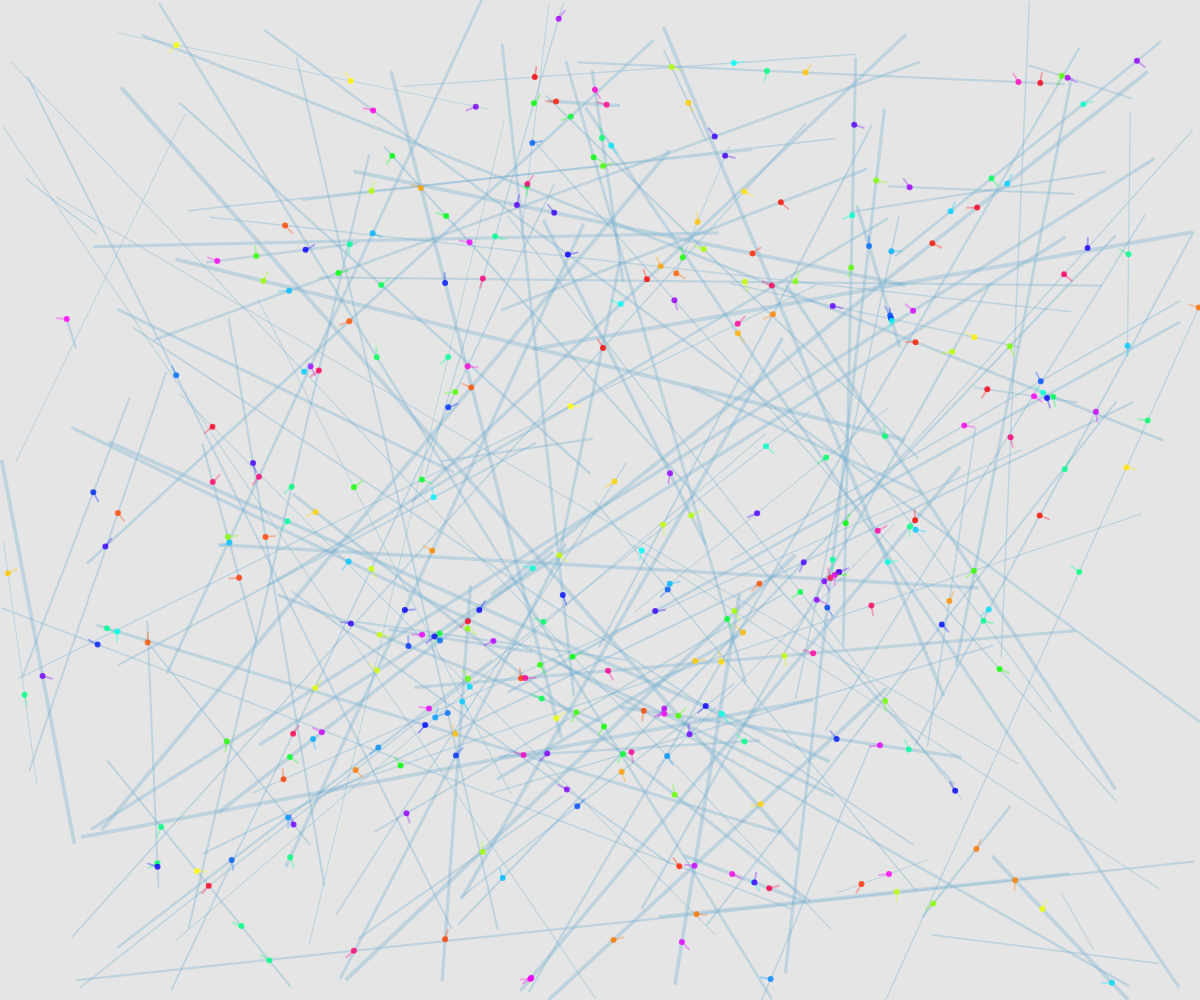
Frame 1 (no input)
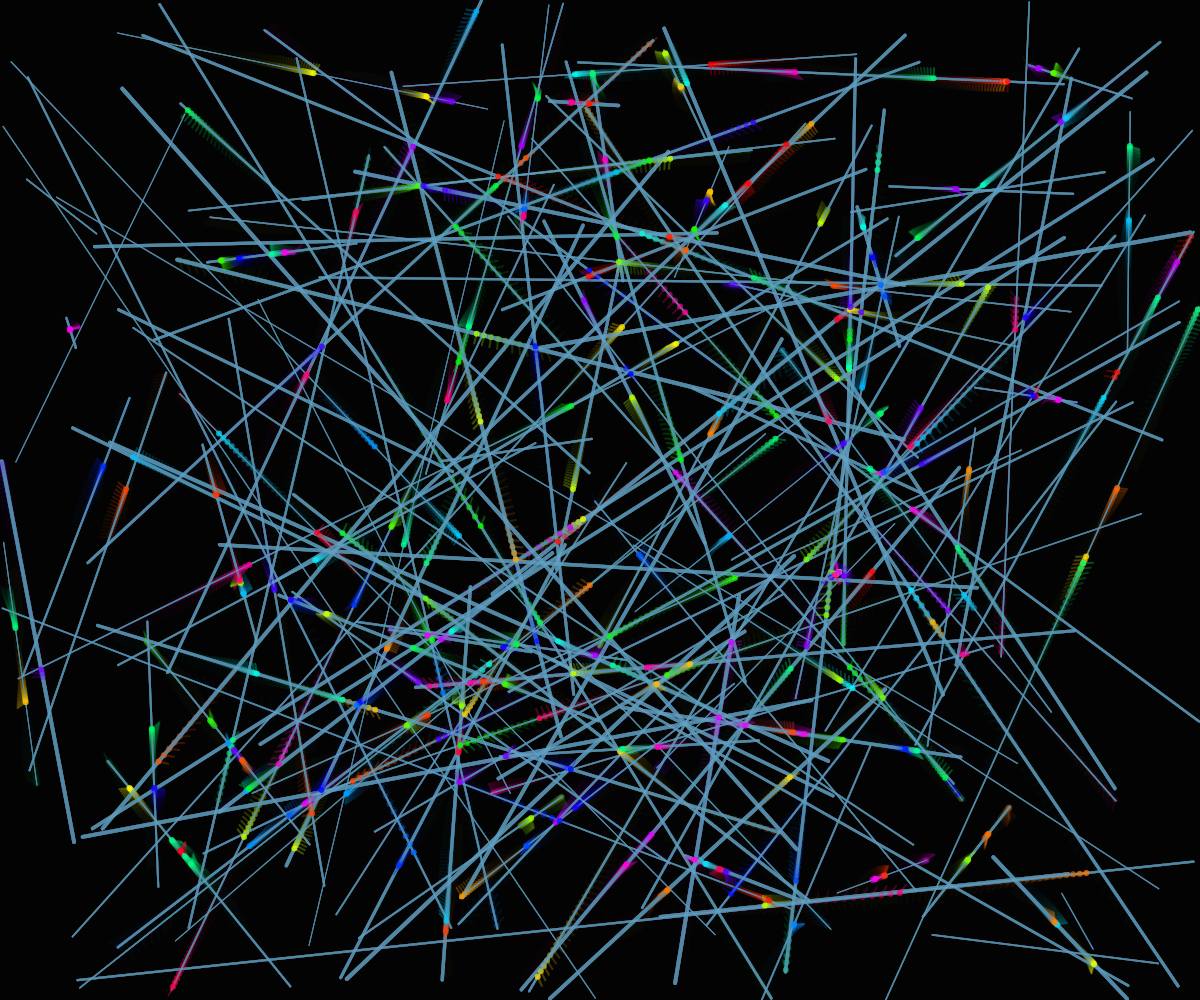
Frame 60 (no input)
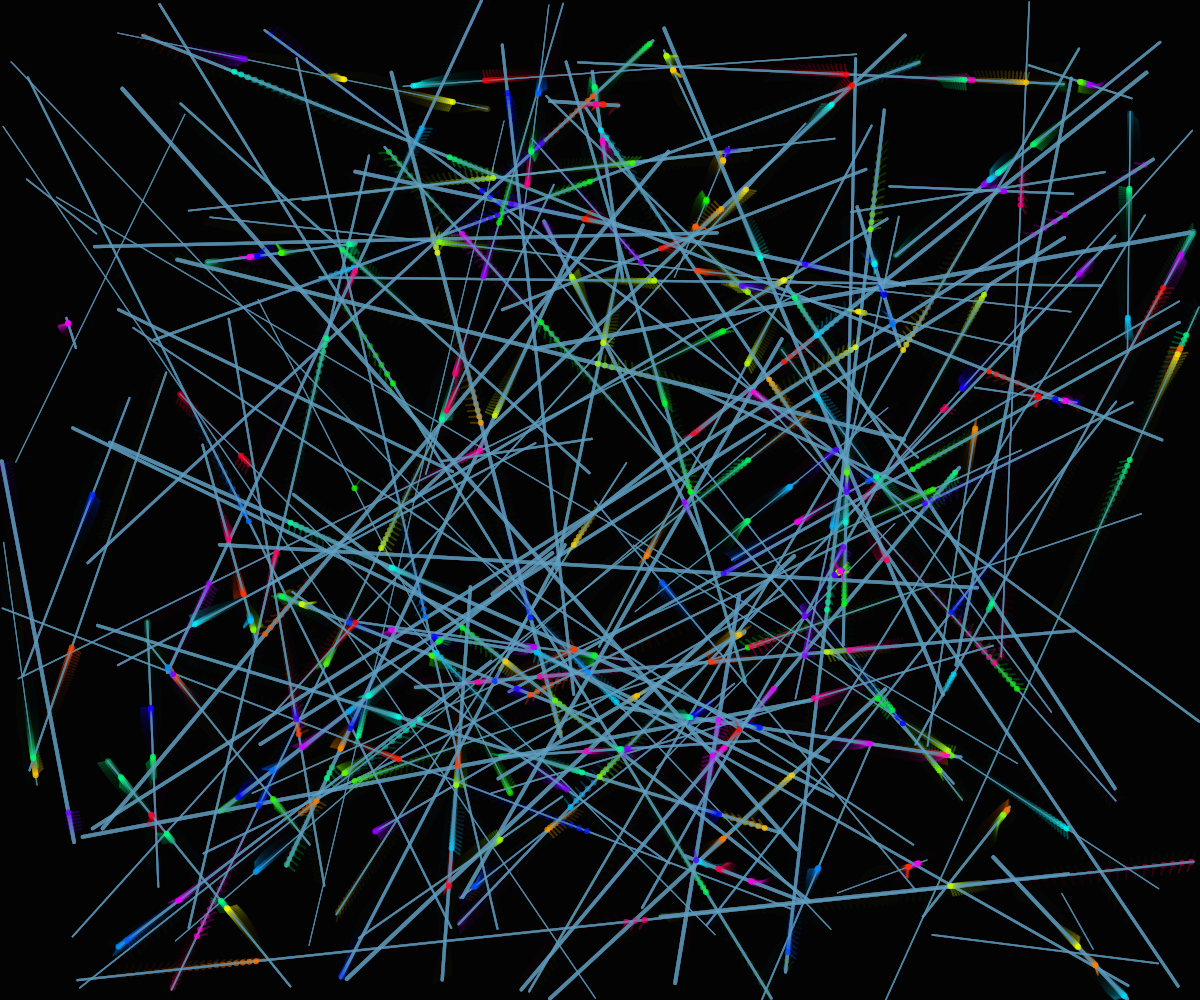
Frame 120 (the mouse pressed at the canvas centre since frame 60)

The p5.js sketch that drew these frames (run headless with seeded random() and noise() and a simulated clock; from frame 60 on, the mouse is pressed at the canvas centre):

// p5.js sketch
// ── sketch.js
let cables = [];
let streams = [];
let numCables = 150;
let numStreams = 300;

function setup() {
  createCanvas(windowWidth, windowHeight);
  colorMode(HSB, 360, 100, 100, 1);
  
  // Create cables
  for (let i = 0; i < numCables; i++) {
    let start = createVector(random(width), random(height));
    let end = createVector(random(width), random(height));
    let thickness = random(1, 4);
    cables.push({
      start: start,
      end: end,
      thickness: thickness
    });
  }
  
  // Create data streams
  for (let i = 0; i < numStreams; i++) {
    let cableIndex = floor(random(cables.length));
    let t = random(1);
    let pos = p5.Vector.lerp(cables[cableIndex].start, cables[cableIndex].end, t);
    let speed = random(0.5, 2);
    let hue = random(360);
    streams.push({
      cableIndex: cableIndex,
      t: t,
      speed: speed,
      hue: hue,
      pos: pos
    });
  }
}

function draw() {
  background(0, 0, 0, 0.1);
  
  // Draw cables
  for (let cable of cables) {
    stroke(200, 50, 80, 0.3);
    strokeWeight(cable.thickness);
    line(cable.start.x, cable.start.y, cable.end.x, cable.end.y);
  }
  
  // Update and draw streams
  for (let stream of streams) {
    // Move stream along its cable
    stream.t += stream.speed * 0.005;
    
    // Reset if stream goes off the cable
    if (stream.t > 1 || stream.t < 0) {
      stream.t = random(1);
    }
    
    // Update position
    let cable = cables[stream.cableIndex];
    stream.pos = p5.Vector.lerp(cable.start, cable.end, stream.t);
    
    // Draw stream pulse
    fill(stream.hue, 100, 100, 0.8);
    noStroke();
    ellipse(stream.pos.x, stream.pos.y, 6, 6);
    
    // Draw trailing effect
    stroke(stream.hue, 100, 100, 0.3);
    strokeWeight(2);
    line(
      stream.pos.x - 10 * cos(frameCount * 0.05 + stream.hue),
      stream.pos.y - 10 * sin(frameCount * 0.05 + stream.hue),
      stream.pos.x,
      stream.pos.y
    );
  }
}

function windowResized() {
  resizeCanvas(windowWidth, windowHeight);
}
